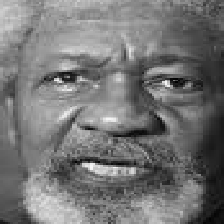
#> input picture Dataset/anger/images (74)_face.png, 224 x 224 px, found by its file name; its folder holds only this picture in this run
$ python 'preprocessing+split data+roberts.py'
#> lines starting #> are read from the running program, lines starting #| are printed output that depends on the picture
#%%
import cv2
import os

# Path utama ke folder Dataset
dataset_path = r'D:\SEMESTER 7\COMPUTER VISION\Github Comvis\Klasifikasi\Dataset'

#%%
# Fungsi untuk menerapkan CLAHE pada citra grayscale
def apply_clahe(image):
    # Membuat objek CLAHE
    clahe = cv2.createCLAHE(clipLimit=2.0, tileGridSize=(8, 8))

    # Menerapkan CLAHE pada gambar grayscale
    clahe_image = clahe.apply(image)

    return clahe_image

#%%
# Fungsi untuk menyimpan gambar tanpa ICC profile (tetap menggunakan PNG)
def save_image(image, output_path):
    # Pastikan gambar hanya memiliki satu channel (grayscale)
    if len(image.shape) == 2:  # Cek apakah citra grayscale
        # Menyimpan gambar dalam format PNG (tanpa ICC profile)
        cv2.imwrite(output_path, image)
    else:
        print(f"Skipping {output_path}: Image is not grayscale.")

#%%
# Loop melalui setiap folder (kategori emosi)
for emotion_folder in os.listdir(dataset_path):
    emotion_folder_path = os.path.join(dataset_path, emotion_folder)

    # Periksa apakah path adalah sebuah folder
    if os.path.isdir(emotion_folder_path):
        # Membuat folder output untuk menyimpan gambar hasil CLAHE
        output_folder = os.path.join('Dataset_CLAHE', emotion_folder)
        os.makedirs(output_folder, exist_ok=True)

        # Loop melalui setiap file di dalam folder emosi
        for image_file in os.listdir(emotion_folder_path):
            image_path = os.path.join(emotion_folder_path, image_file)

            # Memeriksa apakah path adalah sebuah file (gambar)
            if os.path.isfile(image_path):
                # Membaca gambar dalam mode grayscale
                image = cv2.imread(image_path, cv2.IMREAD_GRAYSCALE)
#> image is the input picture: shape (224, 224); min 2, max 246, mean 116.7

                # Memastikan gambar sudah grayscale dan berukuran 224x224
                if image is not None and image.shape == (224, 224):
                    # Menerapkan CLAHE pada gambar grayscale
                    clahe_image = apply_clahe(image)
#> in apply_clahe, `clahe_image = clahe.apply(image)`:
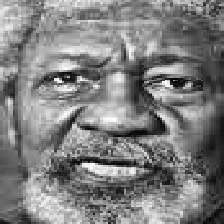
#> clahe_image: shape (224, 224); min 2, max 253, mean 126.8

                    # Menyimpan hasil gambar ke folder output dalam format PNG
                    output_image_path = os.path.join(output_folder, image_file)
                    save_image(clahe_image, output_image_path)
                else:
                    print(f"Skipping {image_file}: Gambar tidak dalam format grayscale atau ukuran yang tidak sesuai.")
#> pass 2 of the loop `for emotion_folder in os.listdir(dataset_path):`:
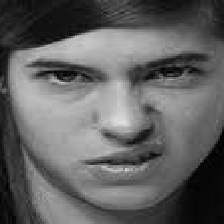
#> input picture Dataset/contempt/images - 2020-11-05T231407.586_face.png, 224 x 224 px, found by its file name
#> image is the input picture: shape (224, 224); min 0, max 222, mean 97.4
#> in apply_clahe (call 2), `clahe_image = clahe.apply(image)`:
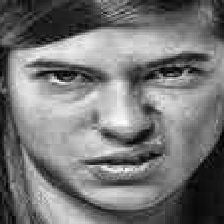
#> clahe_image: shape (224, 224); min 1, max 252, mean 118.5

print("Proses CLAHE selesai untuk semua folder.")

# %%
import os
import shutil
from sklearn.model_selection import train_test_split

# Path utama ke folder Dataset
dataset_path = r'D:\SEMESTER 7\COMPUTER VISION\Github Comvis\Klasifikasi\Dataset_CLAHE'
train_folder = r'D:\SEMESTER 7\COMPUTER VISION\Github Comvis\Klasifikasi\Dataset_train'
test_folder = r'D:\SEMESTER 7\COMPUTER VISION\Github Comvis\Klasifikasi\Dataset_testing'

# %%
# Membuat folder untuk training dan testing
os.makedirs(train_folder, exist_ok=True)
os.makedirs(test_folder, exist_ok=True)

# Fungsi untuk membagi dataset menjadi train dan test
def split_data(dataset_path, train_folder, test_folder, test_size=0.2):
    total_images_before_split = 0
    total_train_images = 0
    total_test_images = 0

    # Loop untuk setiap kategori emosi dalam dataset
#> (the run stopped early here; a loop or call above may not have finished)
